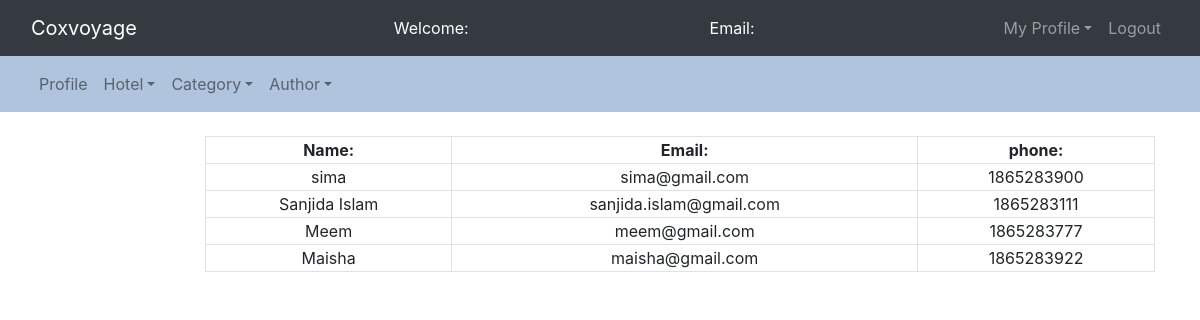
/admin/regt_users.php, run on the app's committed database.
### tables this page shows
CREATE TABLE `traveller` (
  `Traveller_id` int(11) NOT NULL,
  `name` varchar(45) DEFAULT NULL,
  `email` varchar(45) NOT NULL,
  `password` varchar(6) DEFAULT NULL,
  `phone` int(11) NOT NULL
);

### admin/regt_users.php (the view, shortened to what this page needs)
<?php
	$connection = mysqli_connect("127.0.0.1:3325","root","");
	$query = "select * from traveller";
?>
<!DOCTYPE html>
<html>
<head>
	<link rel="stylesheet" type="text/css" href="../bootstrap-4.4.1/css/bootstrap.min.css">
</head>
<body>
	<nav class="navbar navbar-expand-lg navbar-dark bg-dark">
		<div class="container-fluid">
			<div class="navbar-header">
				<a class="navbar-brand" href="index.php">Coxvoyage</a>
			</div>
			<font style="color: white"><span><weak>Welcome: <?php echo $_SESSION['name'];?></weak></span></font>
			<font style="color: white"><span><weak>Email: <?php echo $_SESSION['email'];?></weak></span></font>
			<ul class="nav navbar-nav navbar-right">
				<li class="nav-item dropdown">
					<a class="nav-link dropdown-toggle" data-toggle="dropdown">My Profile</a>
				</li>
				<li class="nav-item"><a class="nav-link" href="logout.php">Logout</a></li>
			</ul>
		</div>
	</nav>
<nav class="navbar navbar-expand-lg navbar-light" style="background-color: lightsteelblue;">
	<div class="container-fluid">
		<ul class="nav navbar-nav navbar-center">
			<li class="nav-item">
				<a href="admin_dashboard.php" class="nav-link">Profile</a>
			</li>
			<li class="nav-item dropdown">
				<a class="nav-link dropdown-toggle" data-toggle="dropdown">Hotel</a>
			</li>
			<li class="nav-item dropdown">
				<a class="nav-link dropdown-toggle" data-toggle="dropdown">Category</a>
			</li>
			<li class="nav-item dropdown">
				<a class="nav-link dropdown-toggle" data-toggle="dropdown">Author</a>
			</li>
		</ul>
	</div>
</nav>
<div class="row">
	<div class="col-md-2"></div>
	<div class="col-md-8">
		<br>
		<form>
			<table class="table-bordered" width="950px" style="text-align: center">
				<tr>
					<th>Name:</th>
					<th>Email:</th>
					<th>phone:</th>
				</tr>
				<?php
					$query_run = mysqli_query($connection,$query);
					while($row = mysqli_fetch_assoc($query_run)){
						$name = $row['name'];
						$email = $row['email'];
						$phone = $row['phone'];
				?>
						<tr>
							<td><?php echo $name;?></td>
							<td><?php echo $email;?></td>
							<td><?php echo $phone;?></td>
						</tr>
						<?php
					}
				?>
			</table>
		</form>
	</div>
	<div class="col-md-2"></div>
</div>
</body>
</html>

### data on the page
traveller: name "sima", email "sima@gmail.com", phone "1865283900"
traveller: name "Sanjida Islam", email "sanjida.islam@gmail.com", phone "1865283111"
traveller: name "Meem", email "meem@gmail.com", phone "1865283777"
traveller: name "Maisha", email "maisha@gmail.com", phone "1865283922"
